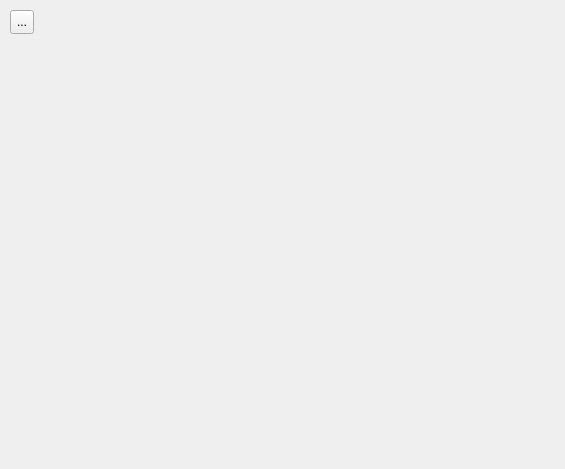
<?xml version="1.0" encoding="UTF-8"?>
<ui version="4.0">
 <class>SdDGuiderPlayer</class>
 <widget class="QDialog" name="SdDGuiderPlayer">
  <property name="geometry">
   <rect>
    <x>0</x>
    <y>0</y>
    <width>565</width>
    <height>469</height>
   </rect>
  </property>
  <property name="windowTitle">
   <string>Dialog</string>
  </property>
  <widget class="QToolButton" name="toolButton">
   <property name="geometry">
    <rect>
     <x>10</x>
     <y>10</y>
     <width>24</width>
     <height>24</height>
    </rect>
   </property>
   <property name="text">
    <string>...</string>
   </property>
  </widget>
 </widget>
 <resources/>
 <connections/>
</ui>
